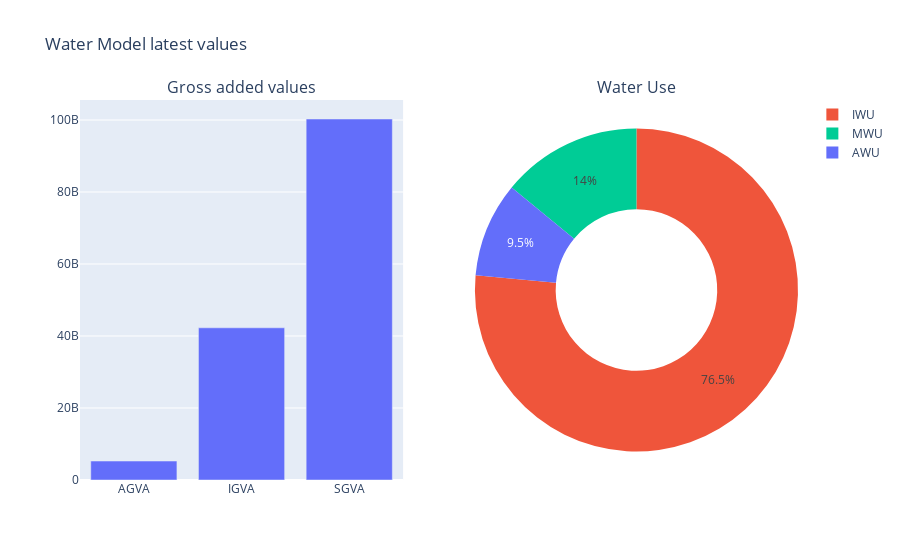

Notebook code cell kept with this figure:
### Code cell
data_summary_df = make_ISO_data_summary('HUN', model, MWU_df)
MWU_subplot(data_summary_df)

### Figure 1 — Plotly figure (JSON) as saved in the notebook; plotly's stock layout.template omitted (floating-point values rounded to 4 significant figures)
{"data": [{"alignmentgroup": "True", "hovertemplate": "Variable=%{x}<br>Value=%{y}<extra></extra>", "legendgroup": "", "marker": {"color": "#636efa"}, "name": "", "offsetgroup": "", "orientation": "v", "showlegend": false, "textposition": "auto", "type": "bar", "x": ["AGVA", "IGVA", "SGVA"], "xaxis": "x", "y": [5267000000.0, 42280000000.0, 100300000000.0], "yaxis": "y"}, {"customdata": [["Agricultural water withdrawal", "10^9 m3/year", "AWU"], ["Agricultural water withdrawal", "10^9 m3/year", "AWU"], ["Agricultural water withdrawal", "10^9 m3/year", "AWU"], ["Agricultural water withdrawal", "10^9 m3/year", "AWU"], ["Agricultural water withdrawal", "10^9 m3/year", "AWU"], ["Agricultural water withdrawal", "10^9 m3/year", "AWU"], ["Industrial water withdrawal", "10^9 m3/yr", "IWU"], ["Industrial water withdrawal", "10^9 m3/yr", "IWU"], ["Industrial water withdrawal", "10^9 m3/yr", "IWU"], ["Industrial water withdrawal", "10^9 m3/yr", "IWU"], ["Industrial water withdrawal", "10^9 m3/yr", "IWU"], ["Industrial water withdrawal", "10^9 m3/yr", "IWU"], ["Municipal water withdrawal", "10^9 m3/yr", "MWU"], ["Municipal water withdrawal", "10^9 m3/yr", "MWU"], ["Municipal water withdrawal", "10^9 m3/yr", "MWU"], ["Municipal water withdrawal", "10^9 m3/yr", "MWU"], ["Municipal water withdrawal", "10^9 m3/yr", "MWU"], ["Municipal water withdrawal", "10^9 m3/yr", "MWU"]], "domain": {"x": [0.55, 1], "y": [0, 1]}, "hole": 0.5, "hovertemplate": "Variable=%{customdata[2]}<br>Value=%{value}<br>Description=%{customdata[0]}<br>Unit=%{customdata[1]}<extra></extra>", "labels": ["AWU", "AWU", "AWU", "AWU", "AWU", "AWU", "IWU", "IWU", "IWU", "IWU", "IWU", "IWU", "MWU", "MWU", "MWU", "MWU", "MWU", "MWU"], "legendgroup": "", "marker": {"colors": ["#636EFA", "#636EFA", "#636EFA", "#636EFA", "#636EFA", "#636EFA", "#EF553B", "#EF553B", "#EF553B", "#EF553B", "#EF553B", "#EF553B", "#00CC96", "#00CC96", "#00CC96", "#00CC96", "#00CC96", "#00CC96"]}, "name": "", "showlegend": true, "type": "pie", "values": [0.949, 0.4556, 0.6796, 0.3054, 0.322, 0.5186, 5.204, 4.726, 4.209, 4.486, 4.013, 3.358, 0.9841, 0.8288, 0.8311, 0.793, 0.716, 0.6245]}], "layout": {"annotations": [{"font": {"size": 16}, "showarrow": false, "text": "Gross added values", "x": 0.225, "xanchor": "center", "xref": "paper", "y": 1, "yanchor": "bottom", "yref": "paper"}, {"font": {"size": 16}, "showarrow": false, "text": "Water Use", "x": 0.775, "xanchor": "center", "xref": "paper", "y": 1, "yanchor": "bottom", "yref": "paper"}], "title": {"text": "Water Model latest values"}, "xaxis": {"anchor": "y", "domain": [0, 0.45]}, "yaxis": {"anchor": "x", "domain": [0, 1]}}}
